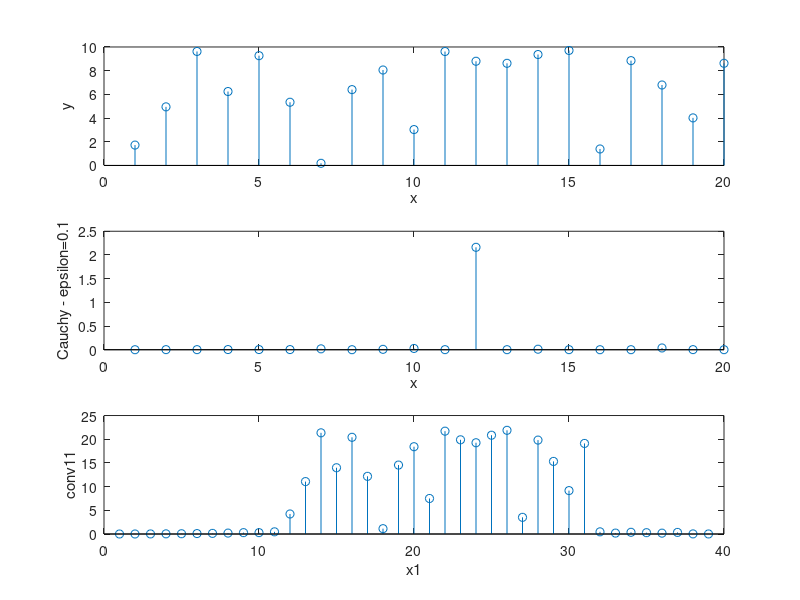
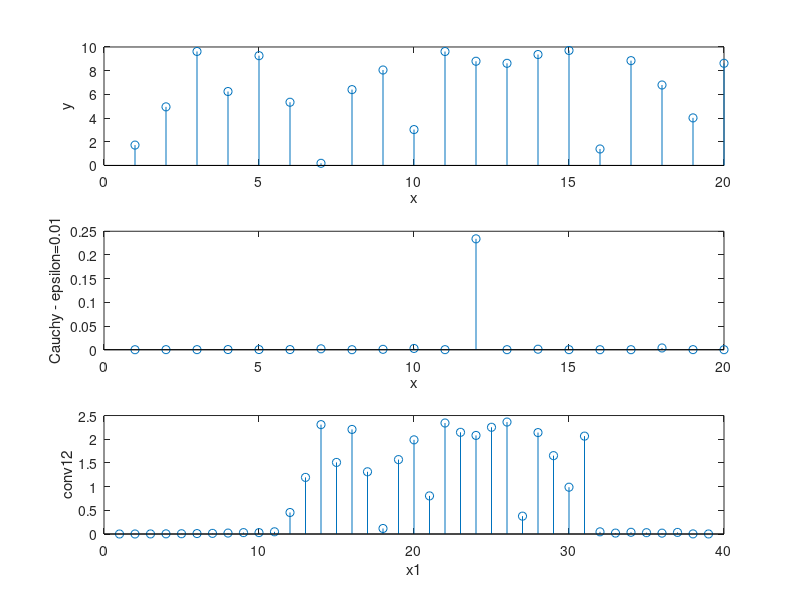
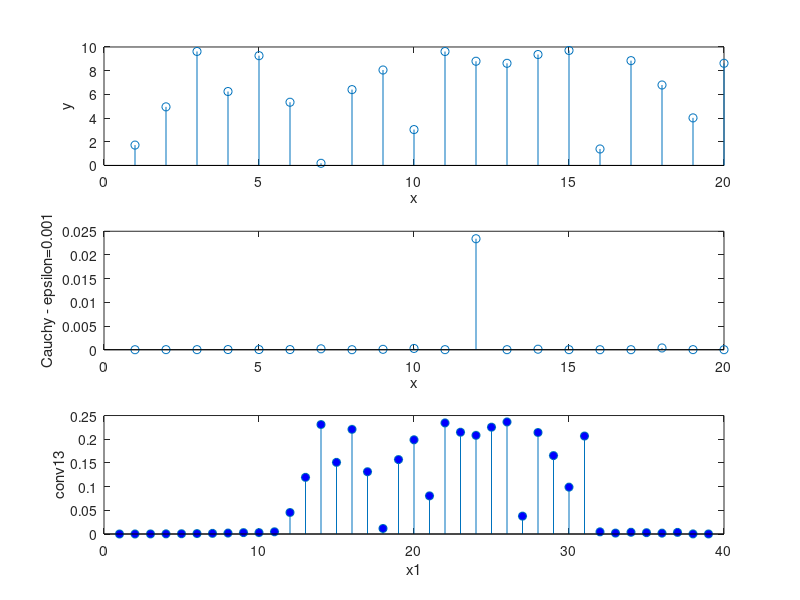
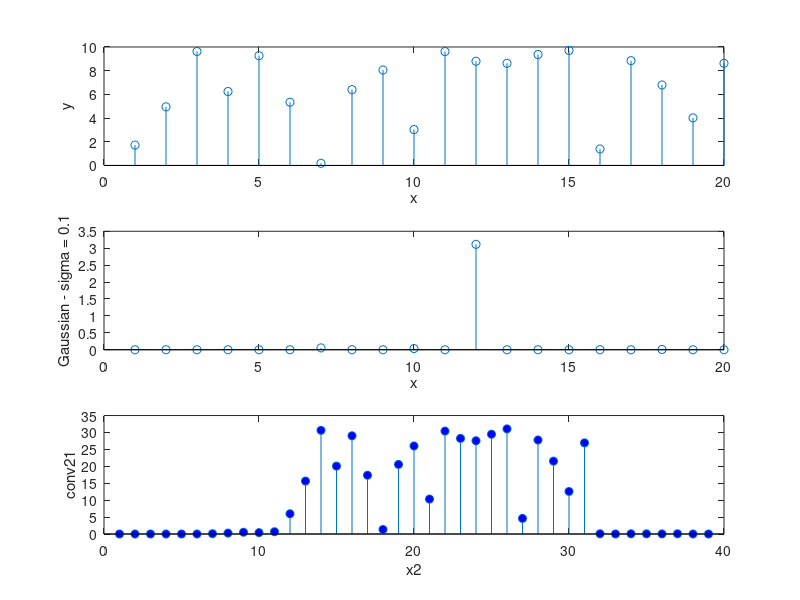

MATLAB code to generate these figures, in order:
m = 20;
a_max = 10;
x_max = 20;
Ai = zeros(1,m);
xi = zeros(1,m);
for i=1:m
    Ai(i) = rand() * a_max;
    xi(i) = rand() * x_max;
end

%x = 0:0.01:0.99;
n = numel(xi);
y = zeros(1,n);
for i=1:n
   %if(x(j) >= xi(i) && x(j) <=xi(i+1))
        y(i) = Ai(i);
   %end
end

figure(1)
subplot(3,1,1);stem(y); xlabel('x'); ylabel('y');

AreaY = trapz(y);

esp=0.1;
h11 = zeros(1,n);
for i=1:n
    h11(i) = h11(i) + (Ai(i) / pi) * (esp / ( (xi(i)^2 + esp^2) ));
end

subplot(3,1,2);
stem(h11); xlabel('x'); ylabel('Cauchy - epsilon=0.1');

AreaH11 = trapz(h11);

conv11 = conv(y,h11);
subplot(3,1,3);
stem(conv11); xlabel('x1'); ylabel('conv11');

AreaConv11 = trapz(conv11);

%%H12 - Conv12%%
figure(2)
subplot(3,1,1);
stem(y);xlabel('x');ylabel('y');

esp=0.01;
h12 = zeros(1,n);
for i=1:n
    h12(i) = h12(i) + (Ai(i) / pi) * (esp / ( (xi(i)^2 + esp^2) ));
end

subplot(3,1,2);
stem(h12);xlabel('x'); ylabel('Cauchy - epsilon=0.01');

AreaH12 = trapz(h12);

conv12 = conv(y,h12);
subplot(3,1,3);
stem(conv12); xlabel('x1'); ylabel('conv12');

AreaConv12 = trapz(conv12);

%%H13 - Conv13%%
figure(3)
subplot(3,1,1);
stem(y);xlabel('x');ylabel('y');

esp=0.001;
h13 = zeros(1,n);
for i=1:n
    h13(i) = h13(i) + (Ai(i) / pi) * (esp / ( (xi(i)^2 + esp^2) ));
end

subplot(3,1,2);
stem(h13); xlabel('x'); ylabel('Cauchy - epsilon=0.001');

AreaH13 = trapz(h13);

conv13 = conv(y,h13);
subplot(3,1,3);
stem(conv13,'markerfacecolor',[0 0 1]); xlabel('x1'); ylabel('conv13');

AreaConv13 = trapz(conv13);

%%%%%%%%%%%%%%%%%%%%%%%%%%%%%%%%%%%%%%%%%%%%%%%%%%%%%%%%%%%%%%%%%%%%%%%%%%%%
figure(4)
subplot(3,1,1);
stem(y); xlabel('x'); ylabel('y');

sigma=1;
%h21 = Ai * normpdf(xi, 0, sigma);
h21 = zeros(1,n);
for i=1:n    
	h21(i) = h21(i) + (Ai(i) / sqrt(2*pi*sigma^2)) * exp(-(xi(i)^2)/(sigma^2));    
end

subplot(3,1,2);
stem(h21); xlabel('x'); ylabel('Gaussian - sigma = 0.1');

AreaH21 = trapz(h21);

conv21 = conv(y,h21);
subplot(3,1,3);
stem(conv21,'markerfacecolor',[0 0 1]);
xlabel('x2'); ylabel('conv21');

AreaConv21 = trapz(conv21);

figure(5)
subplot(3,1,1);
stem(y); xlabel('x'); ylabel('y');

sigma=0.5;
%h22 = Ai * normpdf(xi, 0, sigma);
h22 = zeros(1,n);
for i=1:n    
	h22(i) = h22(i) + (Ai(i) / sqrt(2*pi*sigma^2)) * exp(-(xi(i)^2)/(sigma^2));    
end

subplot(3,1,2);
stem(h22); xlabel('x'); ylabel('Gaussian - sigma = 0.01');

AreaH22 = trapz(h22);

conv22 = conv(y,h22);
subplot(3,1,3);
stem(conv22,'markerfacecolor',[0 0 1]);
xlabel('x2'); ylabel('conv22');

AreaConv22 = trapz(conv22);

figure(6)
subplot(3,1,1);
stem(y); xlabel('x'); ylabel('y');

sigma=0.1;
%h23 = Ai * normpdf(xi, 0, sigma);
h23 = zeros(1,n);
for i=1:n    
	h23(i) = h23(i) + (Ai(i) / sqrt(2*pi*sigma^2)) * exp(-(xi(i)^2)/(sigma^2));    
end

subplot(3,1,2);
stem(h23); xlabel('x'); ylabel('Gaussian - sigma = 0.001');

AreaH23 = trapz(h23);

conv23 = conv(y,h23);
subplot(3,1,3);
stem(conv23,'markerfacecolor',[0 0 1]);
xlabel('x2'); ylabel('conv23');

AreaConv23 = trapz(conv23);

%%%%%%%%%%%%%%%%%%%%%%%%%%%%%%%%%%%%%%%%%%%%%%%%%%%%%%%%%%%%%%%%%%%%%%%%
error11 = AreaConv11 - AreaY*AreaH11;
error12 = AreaConv12 - AreaY*AreaH12;
error13 = AreaConv13 - AreaY*AreaH13;
error21 = AreaConv21 - AreaY*AreaH21;
error22 = AreaConv22 - AreaY*AreaH22;
error23 = AreaConv23 - AreaY*AreaH23;

%%%%%%%%%%%%%%%%% HISTOGRAM COMPARE %%%%%%%%%%%%%%%%%%%%%%%%%%%%%%%%
figure(7)
subplot(1,4,1);
hist(y);
subplot(1,4,2);
hist(conv11);
subplot(1,4,3);
hist(conv12);
subplot(1,4,4);
hist(conv13);
